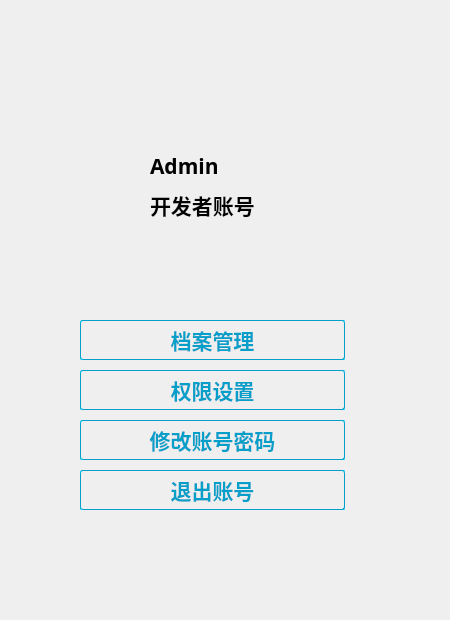
<?xml version="1.0" encoding="UTF-8"?>
<ui version="4.0">
 <class>AccountInfoClass</class>
 <widget class="QWidget" name="AccountInfoClass">
  <property name="geometry">
   <rect>
    <x>0</x>
    <y>0</y>
    <width>450</width>
    <height>620</height>
   </rect>
  </property>
  <property name="windowTitle">
   <string>AccountInfo</string>
  </property>
  <property name="styleSheet">
   <string notr="true">border-top-right-radius:15px;
border-bottom-right-radius:15px;
border-top-left-radius:15px;
border-bottom-left-radius:15px;</string>
  </property>
  <widget class="QLabel" name="label_AccoutImage">
   <property name="geometry">
    <rect>
     <x>170</x>
     <y>71</y>
     <width>51</width>
     <height>71</height>
    </rect>
   </property>
   <property name="text">
    <string/>
   </property>
   <property name="pixmap">
    <pixmap resource="PhysicalTherapyRobot.qrc">:/admin.png</pixmap>
   </property>
  </widget>
  <widget class="QLabel" name="label_AccountName">
   <property name="geometry">
    <rect>
     <x>150</x>
     <y>150</y>
     <width>81</width>
     <height>31</height>
    </rect>
   </property>
   <property name="font">
    <font>
     <family>Alibaba Sans</family>
     <pointsize>16</pointsize>
     <weight>75</weight>
     <bold>true</bold>
    </font>
   </property>
   <property name="text">
    <string>Admin</string>
   </property>
  </widget>
  <widget class="QLabel" name="label_AccountType">
   <property name="geometry">
    <rect>
     <x>150</x>
     <y>190</y>
     <width>120</width>
     <height>30</height>
    </rect>
   </property>
   <property name="font">
    <font>
     <family>Arial</family>
     <pointsize>16</pointsize>
     <weight>75</weight>
     <bold>true</bold>
    </font>
   </property>
   <property name="text">
    <string>开发者账号</string>
   </property>
  </widget>
  <widget class="QPushButton" name="pushButton_InfoManager">
   <property name="geometry">
    <rect>
     <x>80</x>
     <y>320</y>
     <width>265</width>
     <height>40</height>
    </rect>
   </property>
   <property name="font">
    <font>
     <family>Arial</family>
     <pointsize>16</pointsize>
     <weight>75</weight>
     <bold>true</bold>
    </font>
   </property>
   <property name="styleSheet">
    <string notr="true">color:#059FC9;
border:1px groove #059FC9;
border-top-left-radius:2px;
border-top-right-radius:2px;
border-bottom-left-radius:2px;
border-bottom-right-radius:2px;
</string>
   </property>
   <property name="text">
    <string>档案管理</string>
   </property>
  </widget>
  <widget class="QPushButton" name="pushButton_Autho">
   <property name="geometry">
    <rect>
     <x>80</x>
     <y>370</y>
     <width>265</width>
     <height>40</height>
    </rect>
   </property>
   <property name="font">
    <font>
     <family>Arial</family>
     <pointsize>16</pointsize>
     <weight>75</weight>
     <bold>true</bold>
    </font>
   </property>
   <property name="styleSheet">
    <string notr="true">color:#059FC9;
border:1px groove #059FC9;
border-top-left-radius:2px;
border-top-right-radius:2px;
border-bottom-left-radius:2px;
border-bottom-right-radius:2px;
</string>
   </property>
   <property name="text">
    <string>权限设置</string>
   </property>
  </widget>
  <widget class="QPushButton" name="pushButton_ModifyAccount">
   <property name="geometry">
    <rect>
     <x>80</x>
     <y>420</y>
     <width>265</width>
     <height>40</height>
    </rect>
   </property>
   <property name="font">
    <font>
     <family>Arial</family>
     <pointsize>16</pointsize>
     <weight>75</weight>
     <bold>true</bold>
    </font>
   </property>
   <property name="styleSheet">
    <string notr="true">color:#059FC9;
border:1px groove #059FC9;
border-top-left-radius:2px;
border-top-right-radius:2px;
border-bottom-left-radius:2px;
border-bottom-right-radius:2px;</string>
   </property>
   <property name="text">
    <string>修改账号密码</string>
   </property>
  </widget>
  <widget class="QPushButton" name="pushButton_Logout">
   <property name="geometry">
    <rect>
     <x>80</x>
     <y>470</y>
     <width>265</width>
     <height>40</height>
    </rect>
   </property>
   <property name="font">
    <font>
     <family>Arial</family>
     <pointsize>16</pointsize>
     <weight>75</weight>
     <bold>true</bold>
    </font>
   </property>
   <property name="styleSheet">
    <string notr="true">color:#059FC9;
border:1px groove #059FC9;
border-top-left-radius:2px;
border-top-right-radius:2px;
border-bottom-left-radius:2px;
border-bottom-right-radius:2px;
</string>
   </property>
   <property name="text">
    <string>退出账号</string>
   </property>
  </widget>
 </widget>
 <layoutdefault spacing="6" margin="11"/>
 <resources>
  <include location="PhysicalTherapyRobot.qrc"/>
 </resources>
 <connections/>
</ui>
